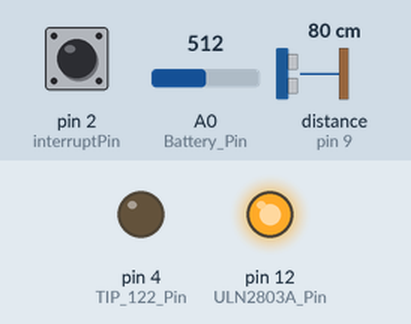
Recording of a sketch running on a simulated Arduino Mega 2560, built with avr-gcc and run on an emulated ATmega2560. Shown: output pins drawn as LEDs (lit = HIGH). Inputs (shaded band) come from the test bench; at power-on: pin 2 (interruptPin) HIGH, A0 (Battery_Pin) = 512, distance to the obstacle (sensor on pin 9) 80 cm. The echo pulse lasts 58.3 µs per cm; sleep ends after the set time or at an interrupt; the local clock reads 2024-03-15 10:24:30 at power-on unless the sketch sets it; the modem accepts every AT command (registered, SIM ready, sends succeed) and sends nothing else; pins used as bus, display or sensor lines are not drawn.

Above: at 0.1 s.
At 98.2 s:
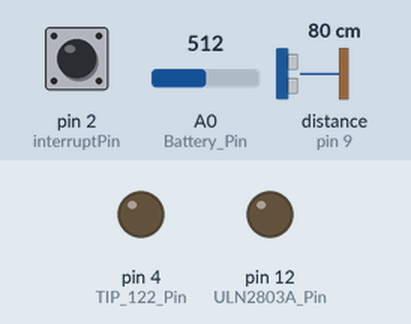
At 99.4 s:
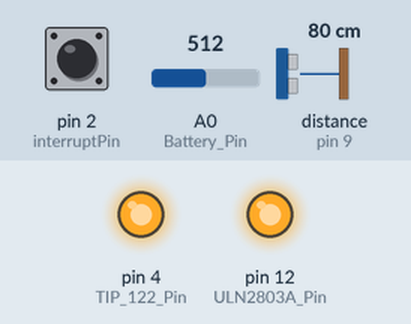
Timing chart, 0 to 100.9 s (numbered marks = the images above):
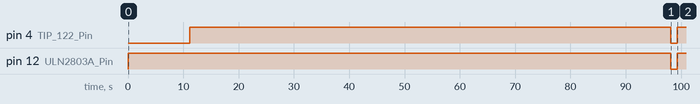

The sketch:

garbage-monitoring-6-hour-arduino.ino
```cpp
#include <avr/sleep.h>//this AVR library contains the methods that controls the sleep modes
#define interruptPin 2 //Pin we are going to use to wake up the Arduino
#include <DS3232RTC.h>  //RTC Library https://github.com/JChristensen/DS3232RTC
#include <avr/power.h>

////Variables needed for the ULTRASONIC  Sensor
#define Battery_Pin     A0        //battery read pin
#define TIP_122_Pin     4         // trigger pin for battery
#define ULN2803A_Pin    12         // trigger pin for battery
#define trigPin         10          //U_S
#define echoPin         9          //U_S
//INITIALISATION
#define INIT_DATA       1          //U_S
static int  init_value       =     1;

//    GSM SETTINGS
#define MOBILE_NUMBER     "8377920943"
#define APN             "www"
#define CLIENT_API_URL "website name"

const String CID        =      "Enter CID";
//const String Device_id  =      "DelhiGD-001";        //  6 min DONE
//const String Device_id  =      "DelhiGD-002";         // 6 hours DONE
//const String Device_id  =      "DelhiGD-003";         //6 hours DONE
//const String Device_id  =      "DelhiGD-004";         //6 hours DONE
const String Device_id  =      "DelhiGD-005";       //6 hours DONE
String Date_time ;


String HTTP_POST_PARAMS;        // AS per client GD is sensor data , DC is battery data and DT is date time, DI is device ID,  CID is fixed and is given by client
// Delay time
int delay_val           =     3000;


//  Private Function define
void gsm_http_post ();
void Ultrasonic_data (void);
void Battery_Read (void);
void Update_data (float, float, String);

// defining variables
static int min_time     =     0;
static int hour_time    =     0;

// battery paraneter
int analog_value;
float Batt_Voltage;
float Divider_Voltage;
const float R1          =     7500;
const float R2          =     6200;

//ultrasonic parameter
long duration;
float distance_cm;
float distance_mt;
String strn;

// FOr Payload time set in hours
const int time_interval =     6; // Sets the wakeup intervall in Hours


// Initialization function
void setup() {

  //Start Serial Comunication for Serial1 and Serial2
 // Serial.begin(9600);
  Serial2.begin(9600);

  // Pin configuration
  pinMode(ULN2803A_Pin, OUTPUT); // for GSM trigger
  pinMode(trigPin, OUTPUT); // Sets the trigPin as an Output
  pinMode(echoPin, INPUT); // Sets the echoPin as an Input
  pinMode(TIP_122_Pin, OUTPUT); // for battery read and trigger
  pinMode(interruptPin, INPUT_PULLUP); //Set pin d2 to input using the buildin pullup resistor

  // initialize the alarms to known values, clear the alarm flags, clear the alarm interrupt flags
  RTC.setAlarm(ALM1_MATCH_HOURS , 0, 0 , 0, 1);
  RTC.setAlarm(ALM1_MATCH_HOURS , 0, 0, 0, 1);

  RTC.alarm(ALARM_1);
  RTC.alarm(ALARM_2);
  RTC.alarmInterrupt(ALARM_1, false);
  RTC.alarmInterrupt(ALARM_2, false);
  RTC.squareWave(SQWAVE_NONE);
  /*
     Uncomment the block block to set the time on your RTC. Remember to comment it again
     otherwise you will set the time at everytime you upload the sketch
  */
  //  Begin block
      /*  RTC SET HERE    */
//        tmElements_t tm;
//              tm.Hour = 16;               // set the RTC to an arbitrary time
//              tm.Minute = 58;
//              tm.Second = 50;
//              tm.Day = 24;
//              tm.Month = 4;
//              tm.Year = 2019 - 1970;      // tmElements_t.Year is the offset from 1970
//              RTC.write(tm);              // set the RTC from the tm structure
        /*RTC SET TILL HERE*/
  //   Block end

  time_t t; //create a temporary time variable so we can set the time and read the time from the RTC
  t = RTC.get(); //Gets the current time of the RTC

  // for hour trigger
  hour_time = hour(t);
  hour_time +=  time_interval;
  RTC.setAlarm(ALM1_MATCH_HOURS , 0, 0, hour_time, 0); // Setting alarm 1 to go off 5 minutes from now


  // clear the alarm flag
  RTC.alarm(ALARM_1);
  // configure the INT/SQW pin for "interrupt" operation (disable square wave output)
  RTC.squareWave(SQWAVE_NONE);
  // enable interrupt output for Alarm 1
  RTC.alarmInterrupt(ALARM_1, true);
}

void loop() {
  if (init_value == INIT_DATA)
  {
    init_value = 0;
    digitalWrite(ULN2803A_Pin, HIGH);
    delay(10000);
    Ultrasonic_data();
    digitalWrite(ULN2803A_Pin, LOW);
  }
  else
  {
    Going_To_Sleep();
  }
}


/* The program will continue from here after the timer timeout*/


void Going_To_Sleep() {
  digitalWrite(ULN2803A_Pin, LOW);
  sleep_enable();//Enabling sleep mode
  attachInterrupt(0, wakeUp, LOW);//attaching a interrupt to pin d2
  set_sleep_mode(SLEEP_MODE_PWR_DOWN);//Setting the sleep mode, in our case full sleep
 sleep_cpu();//activating sleep mode
// Serial.println("just woke up!");//next line of code executed after the interrupt

  Ultrasonic_data();//function that reads Ultrasonic data in cm with pin 9 and 10
  time_t t;
  t = RTC.get();
  //  for Set  hour_time New Alarm setting
  hour_time +=  time_interval;
  if (hour_time > 23)
  {
    hour_time = 0;
  }
 RTC.setAlarm(ALM1_MATCH_HOURS , 0,  0 , hour_time, 0);

  // clear the alarm flag
  RTC.alarm(ALARM_1);
}

void wakeUp() {
 sleep_disable();//Disable sleep mode
  detachInterrupt(0); //Removes the interrupt from pin 2;

}

//This function reads the temperature and humidity from the DHT sensor
void Ultrasonic_data() {
  float avrg = 0;
  float sum = 0;
  for (int i = 0; i < 20; i++)
  {
    digitalWrite(trigPin, LOW);
    delayMicroseconds(2);
    // Sets the trigPin on HIGH state for 10 micro seconds
    digitalWrite(trigPin, HIGH);
    delayMicroseconds(10);
    digitalWrite(trigPin, LOW);
    //duration = pulseIn(echoPin, HIGH);
    avrg = pulseIn(echoPin, HIGH);
    sum += avrg;
    delay(1);
  }

  duration = sum / 20;
  distance_cm = duration * 0.034 / 2;
  delay(1000);
  Battery_Read ();// For Battery read pin A0
}

void Battery_Read ()
{
  digitalWrite(TIP_122_Pin, HIGH);
  analog_value = analogRead(Battery_Pin);

  Divider_Voltage = ((analog_value * 5.0) / 1023);

  Batt_Voltage =  ((R1 + R2) * Divider_Voltage) / R2;
  if (Batt_Voltage > 8.5)
  {
    digitalWrite(ULN2803A_Pin, HIGH);
    Update_data(distance_cm, Batt_Voltage, Date_time); //function for update all the data with time
    delay(5000);
    digitalWrite(ULN2803A_Pin, LOW);
  }
  else if (Batt_Voltage <= 8.5 && init_value == 0)
  {
    init_value == 2;
    digitalWrite(ULN2803A_Pin, HIGH);
    sms();
    Update_data(distance_cm, Batt_Voltage, Date_time);
    delay(5000);
    digitalWrite(ULN2803A_Pin, LOW);
  }
  else
  {
    //DO nothing
  }
 delay(10);
  digitalWrite(TIP_122_Pin, LOW);


}

void Update_data(float distance_value, float Batt_Value, String Date_data)
{
  time_t t;
  t = RTC.get();
  String sec_value = String(second(t));
  String min_value = String(minute(t));
  String hour_value = String(hour(t));
  String day_value = String(day(t));
  String month_value = String(month(t));
  String year_value = String(year(t));

  if (second(t) < 10)
  {
    sec_value = "0" + String(second(t));
  }
  if (minute(t) < 10)
  {
    min_value = "0" + String(minute(t));
  }
  if (hour(t) < 10)
  {
    hour_value = "0" + String(hour(t));
  }
  if (day(t) < 10)
  {
    day_value = "0" + String(day(t));
  }
  if (month(t) < 10)
  {
    month_value = "0" + String(month(t));
  }
  //   if(year(t)<10)
  //  {
  //    year_value= "0" + String(year(t));
  //  }

  Date_data = String(year(t)) + "-" + month_value + "-" + day_value + "_" + hour_value + ":" + min_value + ":" + sec_value;
  HTTP_POST_PARAMS = "CID=" + CID + "&" + "DI=" + Device_id + "&" + "GD=" + String(distance_value) + "&" + "DC=" + String(Batt_Value) + "&" + "DT=" + Date_data;

  gsm_http_post();// for posting data
  //sms();

}

void gsm_http_post ()
{
  delay(10000);
  Serial2.println("AT");
  // send_to_serial();//Print GSM Status an the Serial Output;
  delay(1000);

  Serial2.println("AT+CGATT?");
  // send_to_serial();//Print GSM Status an the Serial Output;
  delay(1000);

  Serial2.println("AT+SAPBR=3,1,\"Contype\",\"GPRS\"");
  //send_to_serial();//Print GSM Status an the Serial Output;
  delay(delay_val);

  Serial2.println("AT+SAPBR=3,1,\"APN\",\"" + String(APN) + "\"");
  // send_to_serial();//Print GSM Status an the Serial Output;
  delay(delay_val);

  Serial2.println("AT+SAPBR=1,1");
  // send_to_serial();//Print GSM Status an the Serial Output;
  delay(delay_val);

  Serial2.println("AT+SAPBR=2,1");
  //  send_to_serial();//Print GSM Status an the Serial Output;
  delay(delay_val);

  Serial2.println("AT+HTTPINIT");
  // send_to_serial();//Print GSM Status an the Serial Output;
  delay(delay_val);

  Serial2.println("AT+HTTPPARA=\"CID\",1");
  // send_to_serial();//Print GSM Status an the Serial Output;
  delay(delay_val);

  Serial2.println("AT+HTTPPARA=\"URL\",\"" + String(CLIENT_API_URL) + "\"");
  // send_to_serial();//Print GSM Status an the Serial Output;
  delay(delay_val);

  Serial2.println("AT+HTTPPARA=\"CONTENT\",\"application/x-www-form-urlencoded\"");
  // send_to_serial();//Print GSM Status an the Serial Output;
  delay(delay_val);

  Serial2.println("AT+HTTPDATA=" + String(HTTP_POST_PARAMS.length()) +  ",10000");
  //  send_to_serial();//Print GSM Status an the Serial Output;
  delay(delay_val);
  delay(delay_val);

  Serial2.println(HTTP_POST_PARAMS);
  //  send_to_serial();//Print GSM Status an the Serial Output;
  delay(5000);

  Serial2.println("AT+HTTPACTION=1");
  //  send_to_serial();//Print GSM Status an the Serial Output;
  delay(5000);

  //Terminate HTTP & GPRS and then switch off
  Serial2.println("AT+HTTPTERM");
  //  send_to_serial();//Print GSM Status an the Serial Output;
  delay(delay_val);

  Serial2.println("AT+SAPBR=0,1");
  //  send_to_serial();//Print GSM Status an the Serial Output;
  delay(delay_val);

  Serial2.println("");
  delay(1000);
}

//void send_to_serial() {
//  while (Serial2.available() != 0)
//  {
//    Serial.write(Serial2.read());
//  }
//
//}

void sms()
{
  delay(10000);
  String sms_data;
  sms_data = Device_id + " DISTANCE = " + String(distance_cm) + "cm"   + " & "  + "BATTERY= " + String(Batt_Voltage) + "V" ;
  Serial2.println("AT\r");//
  delay(1000);
  Serial2.println("AT+CMGF=1");// select message mode
  delay(1000);
  //  Serial2.println("AT+CMGS=\"8800674575\"\r");//REMOVE 0322000000 AND ENTER YOUR RECEIVER PHONE NO HERE
  Serial2.println("AT+CMGS=\"" + String(MOBILE_NUMBER) + "\"\r"); //REMOVE 0322000000 AND ENTER YOUR RECEIVER PHONE NO HERE
  delay(1000);
  Serial2.println(sms_data);
  Serial2.write((char)26);// CTRL+Z SENDING CODE CTRL+Z=0x26
  delay(10000);
  //   Serial.println("DONE SMS");//

}
```

Measured:
- by itself, pin 4 (TIP_122_Pin): LOW → HIGH at 11.1 s, → LOW 87.0 s later, → HIGH 1.2 s later
- by itself, pin 12 (ULN2803A_Pin): LOW → HIGH at 0.01 s, → LOW 98.1 s later, → HIGH 1.2 s later
